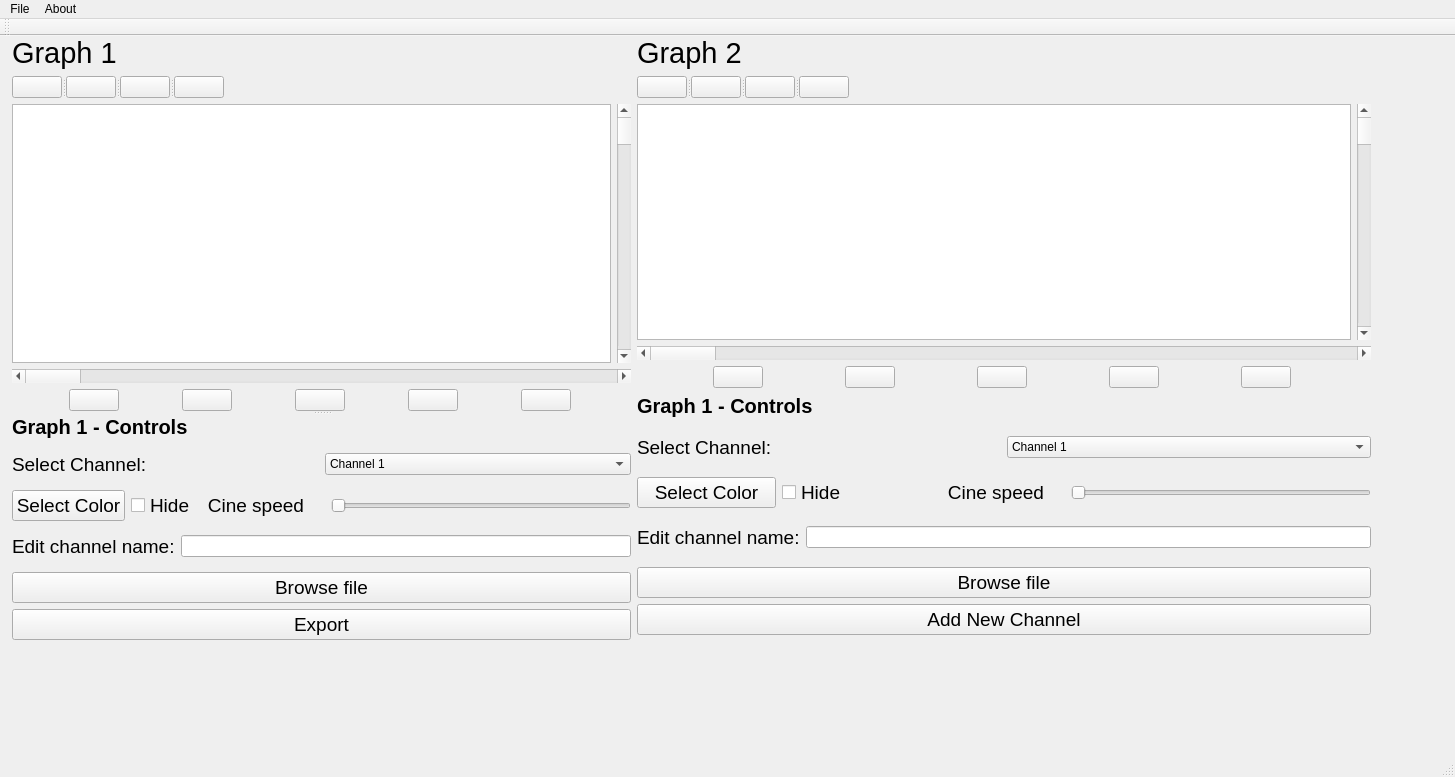
<?xml version="1.0" encoding="UTF-8"?>
<ui version="4.0">
 <class>MainWindow</class>
 <widget class="QMainWindow" name="MainWindow">
  <property name="geometry">
   <rect>
    <x>0</x>
    <y>0</y>
    <width>1455</width>
    <height>777</height>
   </rect>
  </property>
  <property name="windowTitle">
   <string>MainWindow</string>
  </property>
  <widget class="QWidget" name="centralwidget">
   <widget class="QWidget" name="">
    <property name="geometry">
     <rect>
      <x>12</x>
      <y>0</y>
      <width>1359</width>
      <height>614</height>
     </rect>
    </property>
    <layout class="QGridLayout" name="gridLayout_2">
     <item row="0" column="0">
      <widget class="QSplitter" name="splitter_3">
       <property name="orientation">
        <enum>Qt::Vertical</enum>
       </property>
       <widget class="QWidget" name="">
        <layout class="QGridLayout" name="gridLayout">
         <item row="1" column="0">
          <layout class="QGridLayout" name="plotGridLayout1">
           <item row="0" column="1">
            <widget class="QScrollBar" name="yAxisScrollBar1">
             <property name="orientation">
              <enum>Qt::Vertical</enum>
             </property>
            </widget>
           </item>
           <item row="0" column="0">
            <widget class="PlotWidget" name="plotGraph1"/>
           </item>
           <item row="1" column="0" colspan="2">
            <widget class="QScrollBar" name="xAxisScrollBar1">
             <property name="orientation">
              <enum>Qt::Horizontal</enum>
             </property>
            </widget>
           </item>
           <item row="2" column="0">
            <layout class="QHBoxLayout" name="horizontalLayout_4"/>
           </item>
          </layout>
         </item>
         <item row="0" column="0">
          <layout class="QVBoxLayout" name="channelHeaderLayout1">
           <item>
            <widget class="QLabel" name="graphLabel1">
             <property name="font">
              <font>
               <pointsize>22</pointsize>
              </font>
             </property>
             <property name="text">
              <string>Graph 1</string>
             </property>
            </widget>
           </item>
           <item>
            <widget class="QSplitter" name="ControlButtonsLayout1">
             <property name="orientation">
              <enum>Qt::Horizontal</enum>
             </property>
             <widget class="QPushButton" name="playPauseBtn1">
              <property name="enabled">
               <bool>true</bool>
              </property>
              <property name="maximumSize">
               <size>
                <width>50</width>
                <height>16777215</height>
               </size>
              </property>
              <property name="text">
               <string/>
              </property>
              <property name="icon">
               <iconset>
                <normaloff>Images/play.png</normaloff>Images/play.png</iconset>
              </property>
             </widget>
             <widget class="QPushButton" name="zoomInBtn1">
              <property name="maximumSize">
               <size>
                <width>50</width>
                <height>16777215</height>
               </size>
              </property>
              <property name="text">
               <string/>
              </property>
              <property name="icon">
               <iconset>
                <normaloff>Images/zoom-in.png</normaloff>Images/zoom-in.png</iconset>
              </property>
             </widget>
             <widget class="QPushButton" name="zoomOutBtn1">
              <property name="maximumSize">
               <size>
                <width>50</width>
                <height>16777215</height>
               </size>
              </property>
              <property name="text">
               <string/>
              </property>
              <property name="icon">
               <iconset>
                <normaloff>Images/zoom-out.png</normaloff>Images/zoom-out.png</iconset>
              </property>
             </widget>
             <widget class="QPushButton" name="rewindBtn1">
              <property name="maximumSize">
               <size>
                <width>50</width>
                <height>16777215</height>
               </size>
              </property>
              <property name="text">
               <string/>
              </property>
              <property name="icon">
               <iconset>
                <normaloff>Images/rewind.png</normaloff>Images/rewind.png</iconset>
              </property>
             </widget>
            </widget>
           </item>
          </layout>
         </item>
         <item row="2" column="0">
          <layout class="QHBoxLayout" name="horizontalLayout_5">
           <item>
            <widget class="QPushButton" name="playPauseBtn1_3">
             <property name="enabled">
              <bool>true</bool>
             </property>
             <property name="maximumSize">
              <size>
               <width>50</width>
               <height>16777215</height>
              </size>
             </property>
             <property name="text">
              <string/>
             </property>
             <property name="icon">
              <iconset>
               <normaloff>Images/link.png</normaloff>Images/link.png</iconset>
             </property>
            </widget>
           </item>
           <item>
            <widget class="QPushButton" name="playPauseLinkBtn">
             <property name="enabled">
              <bool>true</bool>
             </property>
             <property name="maximumSize">
              <size>
               <width>50</width>
               <height>16777215</height>
              </size>
             </property>
             <property name="text">
              <string/>
             </property>
             <property name="icon">
              <iconset>
               <normaloff>Images/play.png</normaloff>Images/play.png</iconset>
             </property>
            </widget>
           </item>
           <item>
            <widget class="QPushButton" name="rewindLinkBtn">
             <property name="maximumSize">
              <size>
               <width>50</width>
               <height>16777215</height>
              </size>
             </property>
             <property name="text">
              <string/>
             </property>
             <property name="icon">
              <iconset>
               <normaloff>Images/rewind.png</normaloff>Images/rewind.png</iconset>
             </property>
            </widget>
           </item>
           <item>
            <widget class="QPushButton" name="zoomInLinkBtn">
             <property name="maximumSize">
              <size>
               <width>50</width>
               <height>16777215</height>
              </size>
             </property>
             <property name="text">
              <string/>
             </property>
             <property name="icon">
              <iconset>
               <normaloff>Images/zoom-in.png</normaloff>Images/zoom-in.png</iconset>
             </property>
            </widget>
           </item>
           <item>
            <widget class="QPushButton" name="zoomOutLinkBtn">
             <property name="maximumSize">
              <size>
               <width>50</width>
               <height>16777215</height>
              </size>
             </property>
             <property name="text">
              <string/>
             </property>
             <property name="icon">
              <iconset>
               <normaloff>Images/zoom-out.png</normaloff>Images/zoom-out.png</iconset>
             </property>
            </widget>
           </item>
          </layout>
         </item>
        </layout>
       </widget>
       <widget class="QWidget" name="">
        <layout class="QVBoxLayout" name="verticalLayout_3">
         <item>
          <widget class="QLabel" name="label">
           <property name="font">
            <font>
             <family>MS Sans Serif</family>
             <pointsize>15</pointsize>
             <weight>75</weight>
             <bold>true</bold>
            </font>
           </property>
           <property name="text">
            <string>Graph 1 - Controls</string>
           </property>
          </widget>
         </item>
         <item>
          <widget class="QSplitter" name="graphControls1">
           <property name="orientation">
            <enum>Qt::Vertical</enum>
           </property>
           <widget class="QSplitter" name="splitter">
            <property name="orientation">
             <enum>Qt::Vertical</enum>
            </property>
            <widget class="QWidget" name="layoutWidget">
             <layout class="QVBoxLayout" name="verticalLayout_2">
              <item>
               <layout class="QHBoxLayout" name="horizontalLayout">
                <item>
                 <widget class="QLabel" name="selectChannelLabel1">
                  <property name="font">
                   <font>
                    <pointsize>14</pointsize>
                   </font>
                  </property>
                  <property name="text">
                   <string>Select Channel:</string>
                  </property>
                 </widget>
                </item>
                <item>
                 <widget class="QComboBox" name="channelList1">
                  <item>
                   <property name="text">
                    <string>Channel 1</string>
                   </property>
                  </item>
                 </widget>
                </item>
               </layout>
              </item>
              <item>
               <layout class="QHBoxLayout" name="horizontalLayout_2">
                <item>
                 <widget class="QPushButton" name="selectColorBtn1">
                  <property name="font">
                   <font>
                    <pointsize>14</pointsize>
                   </font>
                  </property>
                  <property name="text">
                   <string>Select Color</string>
                  </property>
                 </widget>
                </item>
                <item>
                 <widget class="QCheckBox" name="checkBox1">
                  <property name="font">
                   <font>
                    <pointsize>14</pointsize>
                   </font>
                  </property>
                  <property name="text">
                   <string>Hide </string>
                  </property>
                 </widget>
                </item>
                <item>
                 <widget class="QLabel" name="cineSpeed1">
                  <property name="font">
                   <font>
                    <pointsize>14</pointsize>
                   </font>
                  </property>
                  <property name="layoutDirection">
                   <enum>Qt::LeftToRight</enum>
                  </property>
                  <property name="text">
                   <string>Cine speed    </string>
                  </property>
                  <property name="alignment">
                   <set>Qt::AlignRight|Qt::AlignTrailing|Qt::AlignVCenter</set>
                  </property>
                 </widget>
                </item>
                <item>
                 <widget class="QSlider" name="horizontalSlider">
                  <property name="sizePolicy">
                   <sizepolicy hsizetype="Fixed" vsizetype="Fixed">
                    <horstretch>0</horstretch>
                    <verstretch>0</verstretch>
                   </sizepolicy>
                  </property>
                  <property name="minimumSize">
                   <size>
                    <width>300</width>
                    <height>0</height>
                   </size>
                  </property>
                  <property name="orientation">
                   <enum>Qt::Horizontal</enum>
                  </property>
                 </widget>
                </item>
               </layout>
              </item>
              <item>
               <layout class="QHBoxLayout" name="horizontalLayout_3">
                <item>
                 <widget class="QLabel" name="label_2">
                  <property name="font">
                   <font>
                    <pointsize>14</pointsize>
                   </font>
                  </property>
                  <property name="text">
                   <string>Edit channel name:</string>
                  </property>
                 </widget>
                </item>
                <item>
                 <widget class="QLineEdit" name="lineEdit"/>
                </item>
               </layout>
              </item>
              <item>
               <layout class="QVBoxLayout" name="verticalLayout">
                <item>
                 <widget class="QPushButton" name="browseBtn1">
                  <property name="font">
                   <font>
                    <pointsize>14</pointsize>
                   </font>
                  </property>
                  <property name="text">
                   <string>Browse file</string>
                  </property>
                 </widget>
                </item>
                <item>
                 <widget class="QPushButton" name="pushButton">
                  <property name="font">
                   <font>
                    <pointsize>14</pointsize>
                   </font>
                  </property>
                  <property name="text">
                   <string>Export</string>
                  </property>
                 </widget>
                </item>
               </layout>
              </item>
             </layout>
            </widget>
           </widget>
          </widget>
         </item>
        </layout>
       </widget>
      </widget>
     </item>
     <item row="0" column="1">
      <layout class="QVBoxLayout" name="verticalLayout_4">
       <item>
        <layout class="QVBoxLayout" name="channelHeaderLayout1_2">
         <item>
          <widget class="QLabel" name="graphLabel2">
           <property name="font">
            <font>
             <pointsize>22</pointsize>
            </font>
           </property>
           <property name="text">
            <string>Graph 2</string>
           </property>
          </widget>
         </item>
         <item>
          <widget class="QSplitter" name="ControlButtonsLayout1_2">
           <property name="orientation">
            <enum>Qt::Horizontal</enum>
           </property>
           <widget class="QPushButton" name="playPauseBtn2">
            <property name="enabled">
             <bool>true</bool>
            </property>
            <property name="maximumSize">
             <size>
              <width>50</width>
              <height>16777215</height>
             </size>
            </property>
            <property name="text">
             <string/>
            </property>
            <property name="icon">
             <iconset>
              <normaloff>Images/play.png</normaloff>Images/play.png</iconset>
            </property>
           </widget>
           <widget class="QPushButton" name="zoomInBtn2">
            <property name="maximumSize">
             <size>
              <width>50</width>
              <height>16777215</height>
             </size>
            </property>
            <property name="text">
             <string/>
            </property>
            <property name="icon">
             <iconset>
              <normaloff>Images/zoom-in.png</normaloff>Images/zoom-in.png</iconset>
            </property>
           </widget>
           <widget class="QPushButton" name="zoomOutBtn2">
            <property name="maximumSize">
             <size>
              <width>50</width>
              <height>16777215</height>
             </size>
            </property>
            <property name="text">
             <string/>
            </property>
            <property name="icon">
             <iconset>
              <normaloff>Images/zoom-out.png</normaloff>Images/zoom-out.png</iconset>
            </property>
           </widget>
           <widget class="QPushButton" name="rewindBtn2">
            <property name="maximumSize">
             <size>
              <width>50</width>
              <height>16777215</height>
             </size>
            </property>
            <property name="text">
             <string/>
            </property>
            <property name="icon">
             <iconset>
              <normaloff>Images/rewind.png</normaloff>Images/rewind.png</iconset>
            </property>
           </widget>
          </widget>
         </item>
        </layout>
       </item>
       <item>
        <layout class="QGridLayout" name="plotGridLayout1_2">
         <item row="0" column="1">
          <widget class="QScrollBar" name="yAxisScrollBar2">
           <property name="orientation">
            <enum>Qt::Vertical</enum>
           </property>
          </widget>
         </item>
         <item row="0" column="0">
          <widget class="PlotWidget" name="plotGraph2"/>
         </item>
         <item row="1" column="0" colspan="2">
          <widget class="QScrollBar" name="xAxisScrollBar2">
           <property name="orientation">
            <enum>Qt::Horizontal</enum>
           </property>
          </widget>
         </item>
         <item row="2" column="0">
          <layout class="QHBoxLayout" name="horizontalLayout_6"/>
         </item>
        </layout>
       </item>
       <item>
        <layout class="QHBoxLayout" name="horizontalLayout_7">
         <item>
          <widget class="QPushButton" name="playPauseBtn1_5">
           <property name="enabled">
            <bool>true</bool>
           </property>
           <property name="maximumSize">
            <size>
             <width>50</width>
             <height>16777215</height>
            </size>
           </property>
           <property name="text">
            <string/>
           </property>
           <property name="icon">
            <iconset>
             <normaloff>Images/link.png</normaloff>Images/link.png</iconset>
           </property>
          </widget>
         </item>
         <item>
          <widget class="QPushButton" name="playPauseBtn1_6">
           <property name="enabled">
            <bool>true</bool>
           </property>
           <property name="maximumSize">
            <size>
             <width>50</width>
             <height>16777215</height>
            </size>
           </property>
           <property name="text">
            <string/>
           </property>
           <property name="icon">
            <iconset>
             <normaloff>Images/play.png</normaloff>Images/play.png</iconset>
           </property>
          </widget>
         </item>
         <item>
          <widget class="QPushButton" name="rewindBtn1_4">
           <property name="maximumSize">
            <size>
             <width>50</width>
             <height>16777215</height>
            </size>
           </property>
           <property name="text">
            <string/>
           </property>
           <property name="icon">
            <iconset>
             <normaloff>Images/rewind.png</normaloff>Images/rewind.png</iconset>
           </property>
          </widget>
         </item>
         <item>
          <widget class="QPushButton" name="zoomInBtn1_4">
           <property name="maximumSize">
            <size>
             <width>50</width>
             <height>16777215</height>
            </size>
           </property>
           <property name="text">
            <string/>
           </property>
           <property name="icon">
            <iconset>
             <normaloff>Images/zoom-in.png</normaloff>Images/zoom-in.png</iconset>
           </property>
          </widget>
         </item>
         <item>
          <widget class="QPushButton" name="zoomOutBtn1_4">
           <property name="maximumSize">
            <size>
             <width>50</width>
             <height>16777215</height>
            </size>
           </property>
           <property name="text">
            <string/>
           </property>
           <property name="icon">
            <iconset>
             <normaloff>Images/zoom-out.png</normaloff>Images/zoom-out.png</iconset>
           </property>
          </widget>
         </item>
        </layout>
       </item>
       <item>
        <layout class="QGridLayout" name="gridLayout_3">
         <item row="0" column="0">
          <widget class="QLabel" name="label_4">
           <property name="font">
            <font>
             <family>MS Sans Serif</family>
             <pointsize>15</pointsize>
             <weight>75</weight>
             <bold>true</bold>
            </font>
           </property>
           <property name="text">
            <string>Graph 1 - Controls</string>
           </property>
          </widget>
         </item>
         <item row="1" column="0">
          <widget class="QSplitter" name="graphControls1_2">
           <property name="orientation">
            <enum>Qt::Vertical</enum>
           </property>
           <widget class="QSplitter" name="splitter_2">
            <property name="orientation">
             <enum>Qt::Vertical</enum>
            </property>
            <widget class="QWidget" name="layoutWidget_3">
             <layout class="QVBoxLayout" name="verticalLayout_6">
              <item>
               <layout class="QHBoxLayout" name="horizontalLayout_8">
                <item>
                 <widget class="QLabel" name="selectChannelLabel2">
                  <property name="font">
                   <font>
                    <pointsize>14</pointsize>
                   </font>
                  </property>
                  <property name="text">
                   <string>Select Channel:</string>
                  </property>
                 </widget>
                </item>
                <item>
                 <widget class="QComboBox" name="channelList2">
                  <item>
                   <property name="text">
                    <string>Channel 1</string>
                   </property>
                  </item>
                 </widget>
                </item>
               </layout>
              </item>
              <item>
               <layout class="QHBoxLayout" name="horizontalLayout_9">
                <item>
                 <widget class="QPushButton" name="selectColorBtn2">
                  <property name="font">
                   <font>
                    <pointsize>14</pointsize>
                   </font>
                  </property>
                  <property name="text">
                   <string>Select Color</string>
                  </property>
                 </widget>
                </item>
                <item>
                 <widget class="QCheckBox" name="checkBox2">
                  <property name="font">
                   <font>
                    <pointsize>14</pointsize>
                   </font>
                  </property>
                  <property name="text">
                   <string>Hide </string>
                  </property>
                 </widget>
                </item>
                <item>
                 <widget class="QLabel" name="cineSpeed2">
                  <property name="font">
                   <font>
                    <pointsize>14</pointsize>
                   </font>
                  </property>
                  <property name="layoutDirection">
                   <enum>Qt::LeftToRight</enum>
                  </property>
                  <property name="text">
                   <string>Cine speed    </string>
                  </property>
                  <property name="alignment">
                   <set>Qt::AlignRight|Qt::AlignTrailing|Qt::AlignVCenter</set>
                  </property>
                 </widget>
                </item>
                <item>
                 <widget class="QSlider" name="speedSlider2">
                  <property name="sizePolicy">
                   <sizepolicy hsizetype="Fixed" vsizetype="Fixed">
                    <horstretch>0</horstretch>
                    <verstretch>0</verstretch>
                   </sizepolicy>
                  </property>
                  <property name="minimumSize">
                   <size>
                    <width>300</width>
                    <height>0</height>
                   </size>
                  </property>
                  <property name="orientation">
                   <enum>Qt::Horizontal</enum>
                  </property>
                 </widget>
                </item>
               </layout>
              </item>
              <item>
               <layout class="QHBoxLayout" name="horizontalLayout_10">
                <item>
                 <widget class="QLabel" name="label_3">
                  <property name="font">
                   <font>
                    <pointsize>14</pointsize>
                   </font>
                  </property>
                  <property name="text">
                   <string>Edit channel name:</string>
                  </property>
                 </widget>
                </item>
                <item>
                 <widget class="QLineEdit" name="lineEdit2"/>
                </item>
               </layout>
              </item>
              <item>
               <layout class="QVBoxLayout" name="verticalLayout_7">
                <item>
                 <widget class="QPushButton" name="browseBtn2">
                  <property name="font">
                   <font>
                    <pointsize>14</pointsize>
                   </font>
                  </property>
                  <property name="text">
                   <string>Browse file</string>
                  </property>
                 </widget>
                </item>
                <item>
                 <widget class="QPushButton" name="addNewChannel2">
                  <property name="font">
                   <font>
                    <pointsize>14</pointsize>
                   </font>
                  </property>
                  <property name="text">
                   <string>Add New Channel</string>
                  </property>
                 </widget>
                </item>
               </layout>
              </item>
             </layout>
            </widget>
           </widget>
          </widget>
         </item>
        </layout>
       </item>
      </layout>
     </item>
    </layout>
   </widget>
  </widget>
  <widget class="QMenuBar" name="menubar">
   <property name="geometry">
    <rect>
     <x>0</x>
     <y>0</y>
     <width>1455</width>
     <height>26</height>
    </rect>
   </property>
   <widget class="QMenu" name="menuFile">
    <property name="title">
     <string>File</string>
    </property>
    <widget class="QMenu" name="menuOpen">
     <property name="title">
      <string>Open</string>
     </property>
     <widget class="QMenu" name="menuGraph_1">
      <property name="title">
       <string>Graph 1</string>
      </property>
      <addaction name="actionChannel_3"/>
      <addaction name="actionChannel_4"/>
      <addaction name="actionChannel_5"/>
     </widget>
     <widget class="QMenu" name="menuGraph_2">
      <property name="title">
       <string>Graph 2</string>
      </property>
      <addaction name="actionChannel_6"/>
      <addaction name="actionChannel_7"/>
      <addaction name="actionChannel_8"/>
     </widget>
     <addaction name="menuGraph_1"/>
     <addaction name="menuGraph_2"/>
    </widget>
    <addaction name="actionNew"/>
    <addaction name="menuOpen"/>
    <addaction name="actionSave_As"/>
   </widget>
   <widget class="QMenu" name="menuAbout">
    <property name="title">
     <string>About</string>
    </property>
   </widget>
   <addaction name="menuFile"/>
   <addaction name="menuAbout"/>
  </widget>
  <widget class="QStatusBar" name="statusbar"/>
  <widget class="QToolBar" name="toolBar">
   <property name="windowTitle">
    <string>toolBar</string>
   </property>
   <attribute name="toolBarArea">
    <enum>TopToolBarArea</enum>
   </attribute>
   <attribute name="toolBarBreak">
    <bool>false</bool>
   </attribute>
  </widget>
  <action name="actionNew">
   <property name="text">
    <string>New</string>
   </property>
   <property name="shortcut">
    <string>Ctrl+N</string>
   </property>
  </action>
  <action name="actionSave_As">
   <property name="text">
    <string>Exit</string>
   </property>
   <property name="shortcut">
    <string/>
   </property>
  </action>
  <action name="actionChannel_3">
   <property name="text">
    <string>Channel 1</string>
   </property>
  </action>
  <action name="actionChannel_4">
   <property name="text">
    <string>Channel 2</string>
   </property>
  </action>
  <action name="actionChannel_5">
   <property name="text">
    <string>Channel 3</string>
   </property>
  </action>
  <action name="actionChannel_6">
   <property name="text">
    <string>Channel 1</string>
   </property>
  </action>
  <action name="actionChannel_7">
   <property name="text">
    <string>Channel 2</string>
   </property>
  </action>
  <action name="actionChannel_8">
   <property name="text">
    <string>Channel 3</string>
   </property>
  </action>
 </widget>
 <customwidgets>
  <customwidget>
   <class>PlotWidget</class>
   <extends>QGraphicsView</extends>
   <header location="global">pyqtgraph</header>
   <container>1</container>
  </customwidget>
 </customwidgets>
 <resources/>
 <connections/>
</ui>
